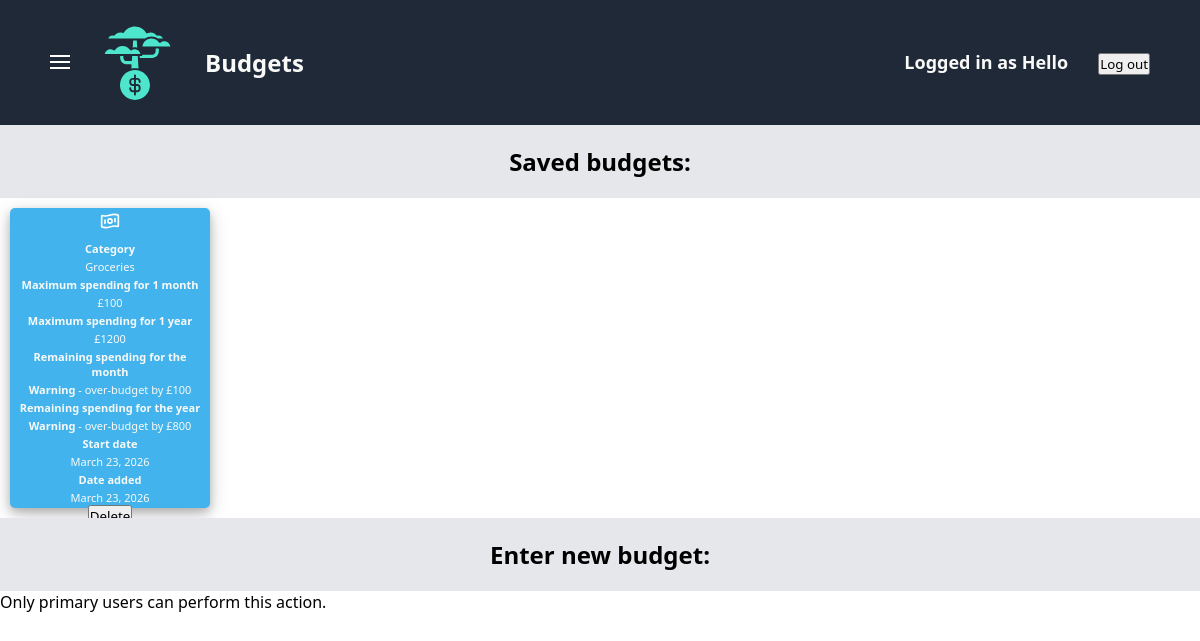
The app's page /finance/budgets/ (signed in) with its own data.
### finance/models.py (models this page shows, shortened)
class User(AbstractUser):
    is_primary_user = models.BooleanField(default=False)

class FinancialObject(models.Model):
    user = models.ForeignKey(User, on_delete=models.CASCADE) # A single user can have many instances of income/expenses/budgets
    value = models.IntegerField(default=0)
    startDate = models.DateField(default=datetime.date.today)
    addDate = models.DateField(default=datetime.date.today)
    class Meta:
        abstract = True # Makes the "FinancialObject" class an Abstract Base Class (ABC)

class Budget(FinancialObject):
    yearlyValue = models.IntegerField(default=0)
    category = models.CharField(default="Entertainment", max_length=200)
    remainingValueMonth = models.IntegerField(default=0)
    remainingValueYear = models.IntegerField(default=0)

### finance/views.py (the view)
# urls.py: path("budgets/", views.budgets, name="budgets"),
@login_required
def budgets(request):
    message = request.GET.get("message", "")
    budgets = sortFinancialObjectsByAscendingDate(list(Budget.objects.all()))
    return render(
        request,
        "finance/budgets.html",
        {
            "budgets": budgets,
            "message": message
        }
    )

### finance/templatetags/finance_extras.py (called while the page is built)
@register.filter
def absoluteValue(value):
    try:
        if value < 0:
            return -(value)
        else:
            return value
    except:
        return value

### finance/views.py (called while the page is built)
def sortFinancialObjectsByAscendingDate(list):
    swaps = 1
    while swaps > 0:
        swaps = 0
        for i in range(len(list)-1):
            if list[i].startDate > list[i+1].startDate:
                temp = list[i]
                list[i] = list[i+1]
                list[i+1] = temp
                swaps = swaps + 1
    return list

### finance/templates/finance/budgets.html (shortened to what this page needs)
{% extends "finance/finance-base.html" %}
{% load finance_extras %}
{% block header-title %}Budgets{% endblock %}
{% block finance_extra_css %}
    {% load static %}
    <link rel="stylesheet" href="{% static 'finance/budgets-style.css' %}">
{% endblock %}
{% block saved-label %}Saved budgets:{% endblock %}
{% block presence-check-and-list %}
    {% if budgets %}
        {% for i in budgets %}
            <li class="card">
                <div class="card-icon">
                </div>
                <div class="card-info">
                    <div><strong>Category</strong></div><div>{{ i.category }}</div>
                    <div><strong>Maximum spending for 1 month</strong></div><div>£{{ i.value }}</div>
                    <div><strong>Maximum spending for 1 year</strong></div><div>£{{ i.yearlyValue }}</div>
                    <div><strong>Remaining spending for the month</strong></div>
                    {% if i.remainingValueMonth >= 0 %}
                        <div>£{{ i.remainingValueMonth }}</div>
                    {% else %}
                        <div><strong>Warning</strong> - over-budget by £{{ i.remainingValueMonth|absoluteValue }}</div>
                    {% endif %}
                    <div><strong>Remaining spending for the year</strong></div>
                    {% if i.remainingValueYear >= 0 %}
                        <div>£{{ i.remainingValueYear }}</div>
                    {% else %}
                        <div><strong>Warning</strong> - over-budget by £{{ i.remainingValueYear|absoluteValue }}</div>
                    {% endif %}
                    <div><strong>Start date</strong></div><div>{{ i.startDate }}</div>
                    <div><strong>Date added</strong></div><div>{{ i.addDate }}</div>
                </div>
                <form action="{% url 'finance:deleteFinancialObject' %}" method="post" class="form" style="width:0;height:0;">
                    <div class="delete-button">
                        <input type="submit" value="Delete">
                    </div>
                </form>
            </li>
        {% endfor %}
    {% else %}
        <li>No budgets added yet.</li>
    {% endif %}
{% endblock %}
{% block enter-label %}Enter new budget:{% endblock %}
{% block form %}
    {% if user.is_primary_user %}
        <form action="{% url 'finance:addBudget' %}" method="post" class="form">
            {% csrf_token %}
            <div class="form-components">
                <div class="form-labels-and-answers">
                    <div class="form-labels">
                        <label for="value"><strong>Maximum spending for 1 month</strong>    £</label>
                        <label for="category"><strong>Category</strong></label>
                        <label for="startDate"><strong>Start date</strong></label>
                    </div>
                    <div class="form-answers">
                        <input type="text" id="value" name="value">
                        <select id="category" name="category">
                            <option value="Entertainment">Entertainment</option>
                            <option value="Eating out">Eating out</option>
                            <option value="Groceries">Groceries</option>
                            <option value="Travel">Travel</option>
                            <option value="Education">Education</option>
                            <option value="Clothing">Clothing</option>
                            <option value="Insurance">Insurance</option>
                            <option value="Healthcare">Healthcare</option>
                            <option value="Housing">Housing</option>
                            <option value="Debt">Debt</option>
                            <option value="Gifts">Gifts</option>
                        </select>
                        <input type="date" id="startDate" name="startDate" value=date>
                    </div>
                </div>
                <div class="submit">
                    <input type="submit" value="Add budget">
                </div>
            </div>
        </form>
    {% else %}
            <p>Only primary users can perform this action.</p>
    {% endif %}
{% endblock %}

### dashboard/templates/dashboard/navbar-and-sidebar-base.html (shortened to what this page needs)
<!DOCTYPE html>
<html lang="en">
<head>
    {% load static %}
    <link rel="stylesheet" href="{% static 'dashboard/navbar-and-sidebar-base-style.css' %}">
    {% block extra_css %}{% endblock %}
</head>
<body>
    <div class="header">
        <ul class="header-left-side">
            <li>
                <button id="open-sidebar">
                    <svg width="20" height="20" viewBox="0 0 20 20" fill="none">
                        <rect y="3" width="20" height="2" fill="#fff"/>
                        <rect y="9" width="20" height="2" fill="#fff"/>
                        <rect y="15" width="20" height="2" fill="#fff"/>
                    </svg>
                </button>
                <div id="sidebar" class="sidebar">
                    <ul class="sidebar-list">
                        <li><a href="{% url 'dashboard:dashboard' %}">
                            <div>Dashboard</div>
                        </a></li>
                        <li><a href="{% url 'finance:expenses' %}">
                            <div>Expenses</div>
                        </a></li>
                    </ul>
                </div>
            </li>
            <a href="{% url 'dashboard:dashboard' %}" class="logo-link">
                {% load static %}
                <img src="{% static 'dashboard/logo.png' %}">
            </a>
            <li>{% block header-title %}Dashboard{% endblock %}</li>
        </ul>
        <ul class="header-right-side">
            {% if request.user.is_authenticated %}
                <p>Logged in as {{ request.user.username }}</p>
                <form method="POST" action="{% url 'authentication:logout' %}">
                    <button type="submit">Log out</a>
                </form>
            {% else %}
                <a href="{% url 'authentication:login' %}">Log in</a>
            {% endif %}
        </ul>
    </div>
    {% block content %}{% endblock %}
</body>
</html>

### dashboard/static/dashboard/navbar-and-sidebar-base-style.css (style rules this page uses)
* { padding: 0; margin: 0; box-sizing: border-box; font-family: system-ui, -apple-system, BlinkMacSystemFont, 'Segoe UI', Roboto, Oxygen, Ubuntu, Cantarell, 'Open Sans', 'Helvetica Neue', sans-serif; }
body { display: flex; flex-direction: column; }
a { text-decoration: none; font-size: 18px; color: #e5e7eb; display: flex; flex-direction: column; justify-content: center; align-items: center; }
ul { list-style: none; display: flex; gap: 30px; }
.header { display: flex; justify-content: space-between; align-items: center; padding: 25px 50px; background-color: #1F2937; }
.header-left-side { font-size: 24px; color: #f9faf8; font-weight: 600; display: flex; align-items: center; }
.sidebar { height: 100%; width: 0; position: fixed; top: 0; left: 0; background-color: #1F2937; overflow-x: hidden; transition: 0.3s; z-index: 100; display: flex; flex-direction: column; align-items: center; justify-content: space-around; text-align: center; }
#open-sidebar { background-color: #1F2937; border-style: none; }
.sidebar-list { display: flex; flex-direction: column; align-items: center; justify-content: space-around; }
.header-right-side { font-size: 18px; color: #f9faf8; font-weight: 600; }

### finance/static/finance/finance-base-style.css (style rules this page uses)
.card { display: flex; flex-direction: column; justify-content: center; align-items: center; border-radius: 5px; width: 200px; height: 300px; box-shadow: 0 4px 8px 0 rgba(0, 0, 0, 0.2), 0 6px 20px 0 rgba(0, 0, 0, 0.19); background-color: #3deb7a; padding: 10px; }
.card-icon { width: 100%; height: 10px; display: flex; justify-content: center; margin-bottom: 20px; }
.card-info { display: flex; flex-direction: column; justify-content: space-around; text-align: center; color: #f9faf8; gap: 3px; }
.form { display: flex; justify-content: center; }

### finance/static/finance/budgets-style.css (style rules this page uses)
.card { background-color: #42b3ec; padding: 5px; font-size: 11px; }

### records on screen
User: user.username "Hello"
Budget: category "Groceries", value "100", yearlyValue "1200", remainingValueMonth|absoluteValue "100", remainingValueYear|absoluteValue "800", startDate "March 23, 2026", addDate "March 23, 2026"
